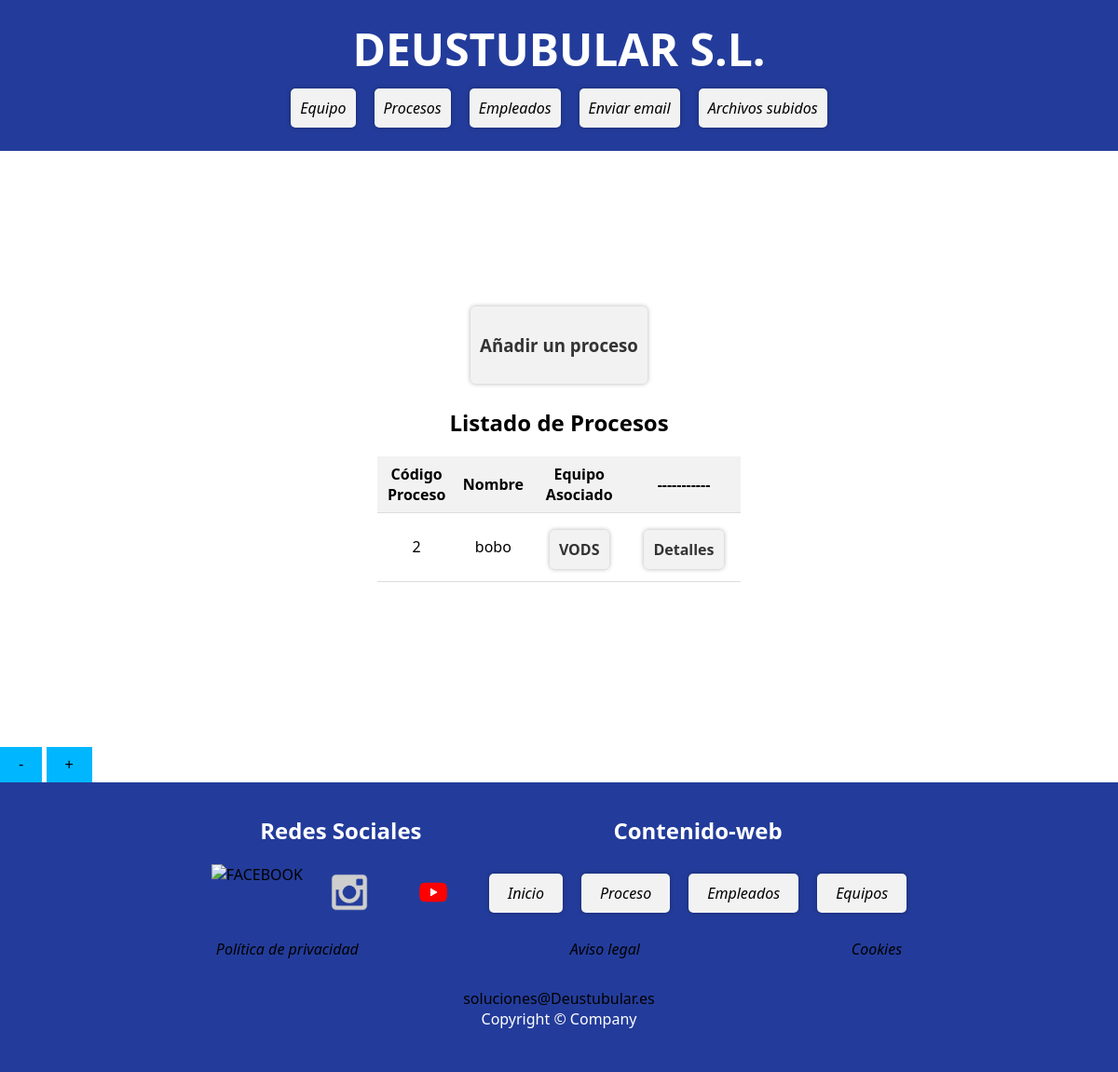
Before: /appdeustutub/procesos/ with the older database file.
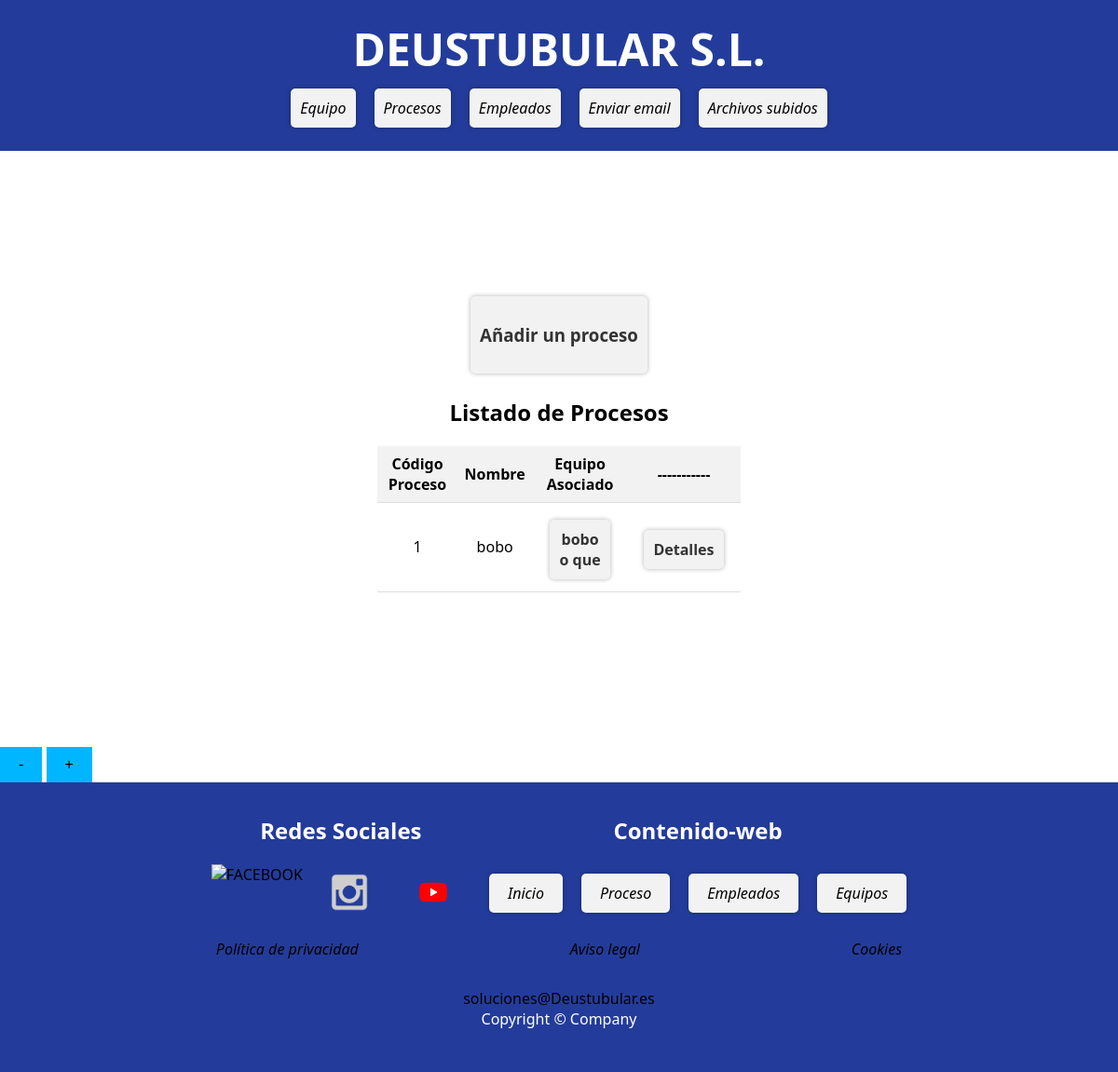
After: the same page with the newer database file.
### appdeustutub/models.py (models this page shows, shortened)
class Proceso(models.Model):
    equipo = models.ForeignKey(Equipo, on_delete=models.CASCADE)
    codOrdenFabricacion = models.IntegerField(default=0)
    codigoProceso = models.IntegerField(default=0)
    nombreProceso = models.CharField(max_length=100)
    referencia = models.CharField(max_length=100)
    fechaInicio = models.DateField()
    fechaFin = models.DateField()

class Equipo(models.Model):
    modelo = models.CharField(max_length=100)
    marca = models.CharField(max_length=100)
    categoria = models.ForeignKey(Categoria, on_delete=models.CASCADE)
    fecha_adquisicion = models.DateField()
    fecha_instalacion = models.DateField()
    def __str__(self):
        return self.marca

### appdeustutub/views.py (the view)
# urls.py: path('procesos/', ProcesoListView.as_view(), name='proceso-list'),
class ProcesoListView(ListView):
    model = Proceso
    template_name = 'index_proceso.html'
    context_object_name = 'lista_procesos'
    ordering = 'nombreProceso'

### appdeustutub/templates/index_proceso.html (shortened to what this page needs)
{% extends "base.html" %}
{% load static %}
{% block contenido %}
<div id="content">
    <ul>
        <li><a href="{% url 'add_proceso' %}"><strong>
                    <h3>Añadir un proceso</h3>
                </strong></a></li>
    </ul>
    <h2>Listado de Procesos</h2>
    <ul>
        {% if lista_procesos %}
        <table>
            <thead>
                <tr>
                    <th>Código Proceso</th>
                    <th>Nombre</th>
                    <th>Equipo Asociado</th>
                    <th>-----------</th>
                </tr>
            </thead>
            <tbody>
                {% for proceso in lista_procesos %}
                <tr>
                    <td>{{ proceso.codigoProceso }}</td>
                    <td>{{ proceso.nombreProceso }}</td>
                    <td>
                        <ul>
                            <li><a href="{% url 'equipo-detail' proceso.equipo.id %}"><strong>{{ proceso.equipo}}</strong></a></li>
                        </ul>
                    </td>
                    <td>
                        <ul>
                            <li><a href="{% url 'proceso-detail' proceso.id %}"><strong>Detalles</strong></a></li>
                        </ul>
                    </td>
                </tr>
                {% endfor %}
            </tbody>
        </table>
        {% else %}
        <p>No existen procesos</p>
        {% endif %}
</div>
{% endblock %}

Changed rows visible on the page:
removed Proceso: codigoProceso "2", nombreProceso "bobo", equipo "VODS"
added Proceso: codigoProceso "1", nombreProceso "bobo", equipo "bobo o que"
